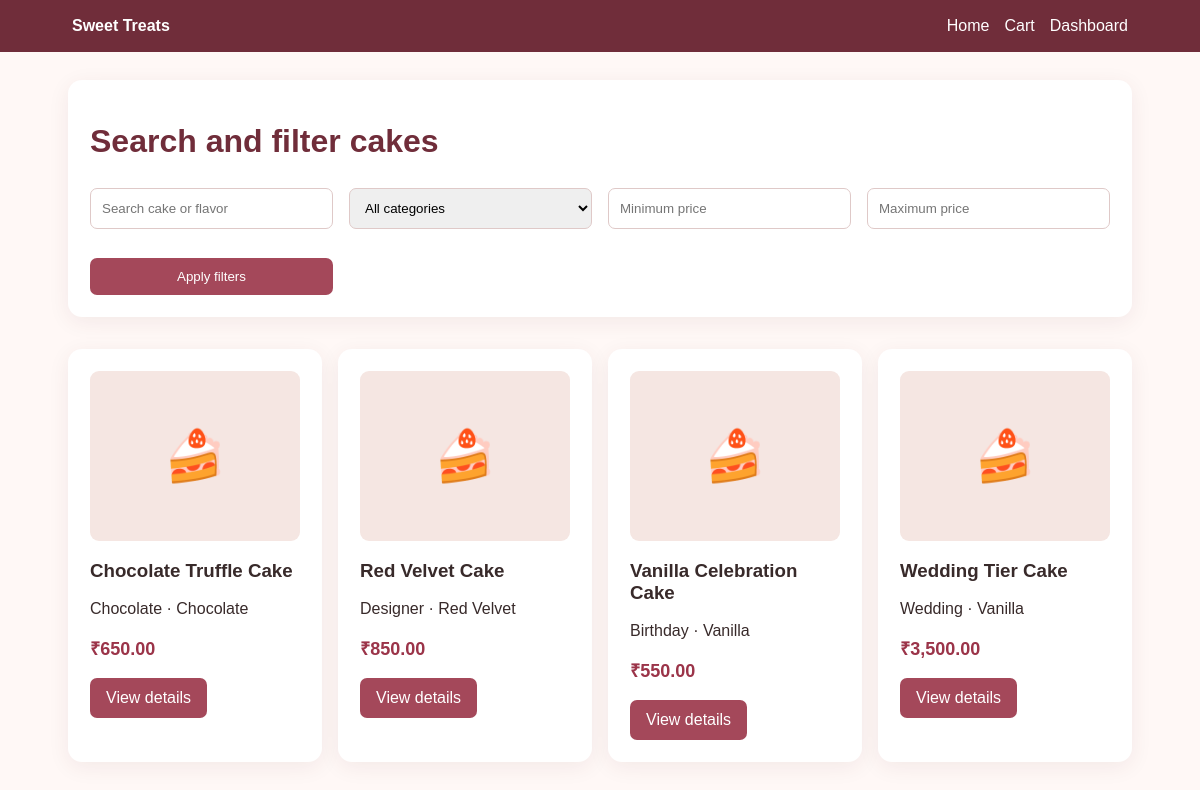
Screenshot of /cakes.php with the database file from the repository.
### tables this page shows
CREATE TABLE cakes(
 id INT AUTO_INCREMENT PRIMARY KEY, name VARCHAR(140) NOT NULL,
 category_id INT NOT NULL, subcategory_id INT NULL, flavor VARCHAR(80) NOT NULL,
 occasion VARCHAR(80) DEFAULT 'All occasions', description TEXT NOT NULL,
 price DECIMAL(10,2) NOT NULL, image VARCHAR(255) DEFAULT '',
 stock INT NOT NULL DEFAULT 0, active TINYINT(1) DEFAULT 1,
 created_at TIMESTAMP DEFAULT CURRENT_TIMESTAMP,
 FOREIGN KEY(category_id) REFERENCES categories(id),
 FOREIGN KEY(subcategory_id) REFERENCES subcategories(id)
);

CREATE TABLE categories(
 id INT AUTO_INCREMENT PRIMARY KEY, name VARCHAR(80) NOT NULL UNIQUE
);

### config.php (called while the page is built, shortened)
<?php
function h($v){ return htmlspecialchars((string)$v,ENT_QUOTES,'UTF-8'); }
function money($n){ return '₹'.number_format((float)$n,2); }
?>

### cakes.php (the view)
<?php require 'config.php';$cats=$pdo->query('SELECT * FROM categories ORDER BY name')->fetchAll();$sql='SELECT c.*,ca.name category FROM cakes c JOIN categories ca ON ca.id=c.category_id WHERE c.active=1';$p=[];if(!empty($_GET['q'])){$sql.=' AND (c.name LIKE ? OR c.flavor LIKE ?)';$p[]='%'.$_GET['q'].'%';$p[]='%'.$_GET['q'].'%';}if(!empty($_GET['category'])){$sql.=' AND c.category_id=?';$p[]=(int)$_GET['category'];}if(isset($_GET['min'])&&$_GET['min']!==''){$sql.=' AND c.price>=?';$p[]=(float)$_GET['min'];}if(isset($_GET['max'])&&$_GET['max']!==''){$sql.=' AND c.price<=?';$p[]=(float)$_GET['max'];}$sql.=' ORDER BY c.name';$s=$pdo->prepare($sql);$s->execute($p);$cakes=$s->fetchAll();?>
<!doctype html><html><head><meta name="viewport" content="width=device-width,initial-scale=1"><link rel="stylesheet" href="style.css"></head><body><header><strong>Sweet Treats</strong><nav><a href="index.php">Home</a><a href="cart.php">Cart</a><a href="dashboard.php">Dashboard</a></nav></header><div class="wrap"><div class="card"><h1>Search and filter cakes</h1><form class="grid"><input name="q" placeholder="Search cake or flavor" value="<?=h($_GET['q']??'')?>"><select name="category"><option value="">All categories</option><?php foreach($cats as $c):?><option value="<?=$c['id']?>" <?=((string)($c['id'])===($_GET['category']??''))?'selected':''?>><?=h($c['name'])?></option><?php endforeach;?></select><input type="number" name="min" placeholder="Minimum price" value="<?=h($_GET['min']??'')?>"><input type="number" name="max" placeholder="Maximum price" value="<?=h($_GET['max']??'')?>"><button>Apply filters</button></form></div><div class="grid"><?php foreach($cakes as $c):?><div class="card cake"><?php if($c['image']&&file_exists(__DIR__.'/'.$c['image'])):?><img src="<?=h($c['image'])?>" alt="<?=h($c['name'])?>"><?php else:?><div class="placeholder">🍰</div><?php endif;?><h3><?=h($c['name'])?></h3><p><?=h($c['category'])?> · <?=h($c['flavor'])?></p><p class="price"><?=money($c['price'])?></p><a class="btn" href="cake.php?id=<?=$c['id']?>">View details</a></div><?php endforeach;?></div></div></body></html>

### style.css (style rules this page uses)
* { box-sizing:border-box }
body { margin:0;background:#fff8f6;color:#382a2a;font-family:Arial,sans-serif }
header { background:#702d3a;color:#fff;padding:17px 6%;display:flex;justify-content:space-between;align-items:center;flex-wrap:wrap }
header a { color:#fff;text-decoration:none;margin-left:15px }
.wrap { max-width:1100px;margin:28px auto;padding:0 18px }
.card { background:white;padding:22px;border-radius:14px;box-shadow:0 5px 22px #55212a12;margin:16px 0 }
h1,h2 { color:#702d3a }
.grid { display:grid;grid-template-columns:repeat(auto-fit,minmax(220px,1fr));gap:16px }
.placeholder { height:170px;background:#f5e6e2;border-radius:9px;display:grid;place-items:center;font-size:50px }
input,select,textarea { width:100%;padding:11px;margin:6px 0 13px;border:1px solid #dfc9c8;border-radius:7px }
button,.btn { background:#a4485a;color:#fff;border:0;padding:11px 16px;border-radius:7px;cursor:pointer;text-decoration:none;display:inline-block }
.price { font-weight:bold;color:#9b3449;font-size:18px }

### rows the page displays
cakes: name "Chocolate Truffle Cake", category.name "Chocolate", flavor "Chocolate", price "₹650.00"
cakes: name "Red Velvet Cake", category.name "Designer", flavor "Red Velvet", price "₹850.00"
cakes: name "Vanilla Celebration Cake", category.name "Birthday", flavor "Vanilla", price "₹550.00"
cakes: name "Wedding Tier Cake", category.name "Wedding", flavor "Vanilla", price "₹3,500.00"
